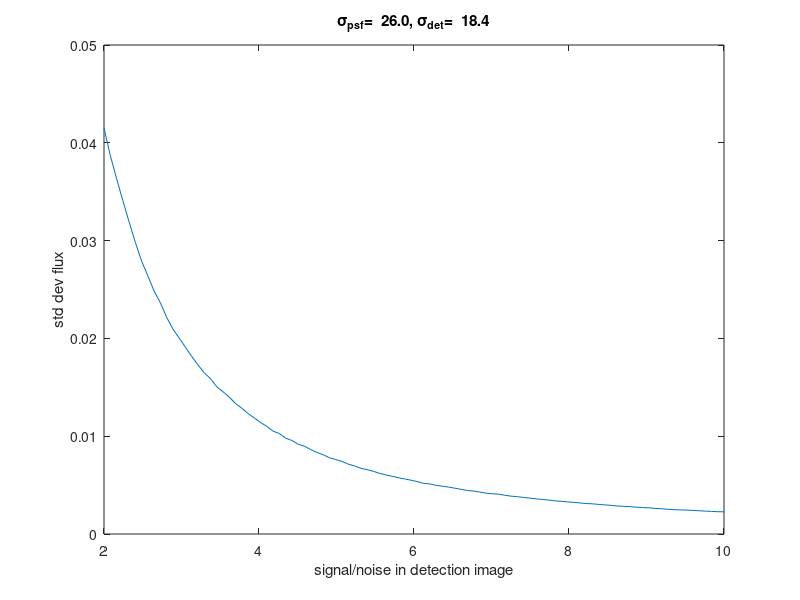
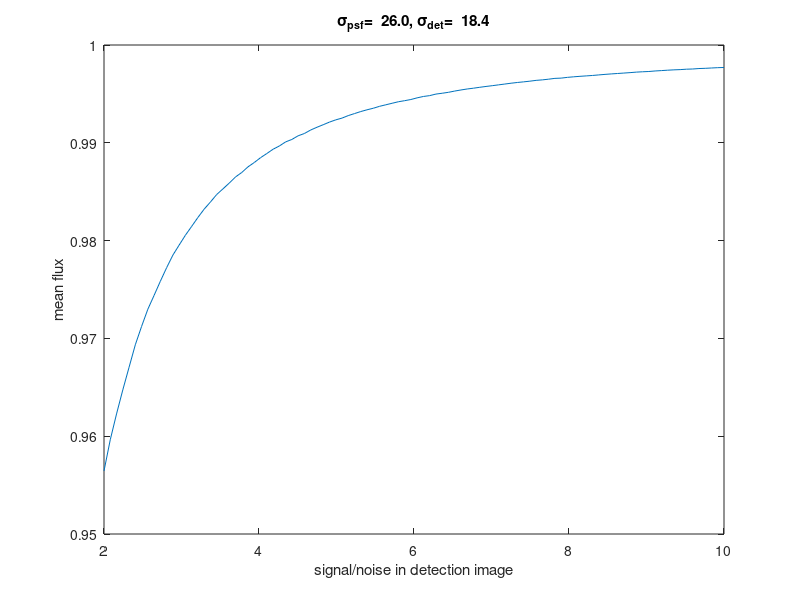

These charts were generated, in order, by the following MATLAB code:
% for a range of sn in position, estimates the corresponding 
% mean flux bias caused by missing the peak 
% can use different psfs for 

n = 200 ; pix = 1 ; box2 = n*pix ; x = box2*(-n:n)/n ; y = x ; 
[xx, yy] = meshgrid(x,y); rr = sqrt(xx.^2+yy.^2) ; 
sig_phot = 26  ;% sigma of psf for photometry 18.4 26, 36 
sig_det = 18.4 ;% sigma of psf for photometry

zz = exp(-rr.^2/sig_phot^2/2); % psf
nsamp = 100000;
nsn = 100 ; 
sn = linspace(2,10,nsn) ;
sigflux = zeros(size(sn)) ; 
meanflux = zeros(size(sn)) ; 
for isn = 1:nsn
sigpos = 0.6*sig_det/sn(isn); % sigma of positional error
xr = randn(nsamp,1)*sigpos ; yr = randn(nsamp,1)*sigpos ;  
out = abs(xr)>box2 ; xr(out) = sign(xr(out))*box2 ; 
out = abs(yr)>box2 ; yr(out) = sign(yr(out))*box2 ; 
ix = floor((xr+1)*n/box2)+n+1 ; iy = floor((yr+1)*n/box2)+n+1 ; 
zr = zz(sub2ind(size(zz),iy,ix)) ; 
rrr = sqrt(xr.^2+yr.^2) ; 
plot(rrr(:),zr(:),'.') ; 
meanflux(isn) = mean(zr(:)) ;
sigflux(isn)  = std(zr(:)) ; 

end

titext = sprintf('\\sigma_{psf}=%6.1f, \\sigma_{det}=%6.1f',sig_phot,sig_det); 
figure(1) ; plot(sn,sigflux) ; title(titext)
xlabel('signal/noise in detection image') ; ylabel('std dev flux') ; 
figure(2) ; plot(sn,meanflux) ; title(titext)
xlabel('signal/noise in detection image') ; ylabel('mean flux') ; 

